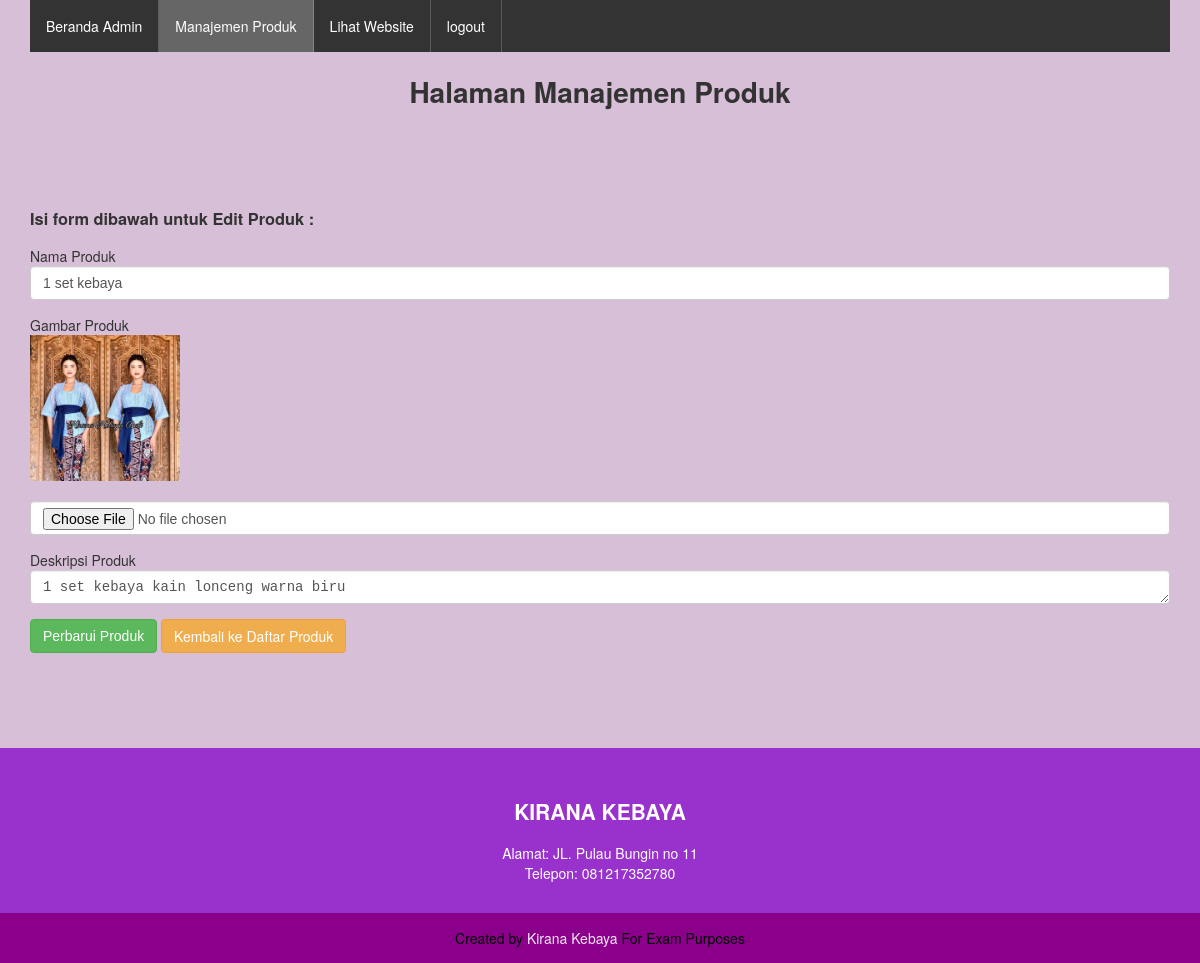
The app's page /admin/edit_produk.php?id=21 (signed in) with its own data.
### tables this page shows
CREATE TABLE `produk` (
  `id` int(11) NOT NULL,
  `nama` varchar(255) NOT NULL,
  `gambar` varchar(255) NOT NULL,
  `deskripsi` text NOT NULL
);

### admin/edit_produk.php (the view, shortened to what this page needs)
<?php
require_once "../configuration/database_connection.php";
$id = $_GET['id'];
$sql = "SELECT * FROM produk WHERE id=$id";
$result = $conn->query($sql);
$row = mysqli_fetch_array($result);
?>
<html>
<head>
    <link rel="stylesheet" type="text/css" href="../styles.css">
    <link rel="stylesheet" type="text/css" href="../plugins/fancybox/jquery.fancybox.css">
</head>
<body>
<div class="container">
    <div class="row">
        <div class="column-12">
            <ul class="daftar-menu">
                <li><a href="../admin">Beranda Admin</a></li>
                <li class="active"><a href="manajemen_produk.php">Manajemen Produk</a></li>
                <li><a href="../index.php" target="_blank">Lihat Website</a></li>
                <li><a href="process/logout.php">logout</a></li>
            </ul>
        </div>
    </div>
    <div class="row">
        <div class="column-12">
            <h1 align="center">Halaman Manajemen Produk</h1>
            <br/>
            <br/>
            <br/>
        </div>
        <div class="column-12">
            <h3>Isi form dibawah untuk Edit Produk :</h3>
            <form action="process/product_update.php?id=<?php echo $id ?>"
method="post" enctype="multipart/form-data">
                <div class="form-group">
                    <label>Nama Produk</label>
                    <input type="text" class="form-control" name="nama" value="<?php echo
$row['nama'] ?>" required>
                </div>
                <div class="form-group">
                    <label>Gambar Produk</label>
                    <br />
                    <img src="../images/<?php echo $row['gambar'] ?>" width="150">
                    <br />
                    <br />
                    <input type="file" class="form-control" name="gambar" value="<?php echo
$row['gambar'] ?>" required>
                </div>
                <div class="form-group">
                    <label>Deskripsi Produk</label>
                    <textarea class="form-control" name="deskripsi" required><?php echo
$row['deskripsi'] ?></textarea>
                </div>
                <div class="form-group">
                    <button type="submit" class="btn btn-success">Perbarui Produk</button>
                    <a href="manajemen_produk.php" class="btn btn-warning">Kembali ke Daftar Produk</a>
                </div>
            </form>
        </div>
    </div>
</div>
<div class="footer">
    <div class="container">
        <div class="row">
            <div class="column-12">
                <h2 align="center">KIRANA KEBAYA</h2>
                <div class="text-center">
                    Alamat: JL. Pulau Bungin no 11
                </div>
                <div class="text-center">
                    Telepon: 081217352780
                </div>
            </div>
        </div>
    </div>
</div>
<div class="footer-credit">
    <div class="container">
        <div class="row">
            <div class="column-12 text-center">
            Created by <a href="https://www.tiktok.com/@kiranakebayabali"
target="_blank">Kirana Kebaya</a> For Exam Purposes
        </div>
        </div>
    </div>
</div>
</body>
</html>

### styles.css (style rules this page uses)
html { font-family: sans-serif; -ms-text-size-adjust: 100%; -webkit-text-size-adjust: 100%; background-color: #ffff; }
body { margin: 0; background-color:#ffff; }
a { background-color: transparent; }
h1 { font-size: 2em; margin: 0,67em 0; }
* { -webkit-box-sizing: border-box; -moz-box-sizing: border-box; box-sizing: border-box; }
*:before, *:after { -webkit-box-sizing: border-box; -moz-box-sizing: border-box; box-sizing: border-box; }
html { font-size: 10px; -webkit-tap-higlight-color: rgba(0,0,0,0); }
body { font-family: "Helvetica Neue", Helvetica, Arial, sans-serif; font-size: 14px; line-height: 1. 42857143; color: #333333; background-color: #D8BFD8; }
.text-center { text-align: center; }
.container { padding-right: 15px; padding-left: 15px; margin-right: auto; margin-left:auto; width: 1170px; }
.row { margin-right: -15px; margin-left: -15px; }
.row:before, .row:after { display: table; content: " "; clear: both; }
.column-1, .column-2, .column-3, .column-4, .column-5, .column-6, .column-7, .column-8, .column-9, .column-10, .column-11, .column-12 { position: relative; min-height: 1px; padding-right: 15px; padding-left: 15px; }
.column-1, .column-2, .column-3, .column-4, .column-5, .column-6, .column-7, .column-8, .column-9, .column-10, .column-11, .column-12 { float: left; }
.column-12 { width: 100%; }
.daftar-menu { list-style-type: none; margin: 0 !important; padding:0; overflow: hidden; background-color: #333333; width: 100%; }
.daftar-menu li { float: left; }
.daftar-menu li a { display: block; color: white; text-align: center; padding: 16px; text-decoration: none; border-right: 1px solid rgba(255, 255, 255, 0.2); }
.footer { margin-top: 80px; background-color: #9932CC; padding-top: 30px; padding-bottom: 30px; color: white; }
.footer-credit { padding: 15px 0; background-color: #8B008B; color: rgb(0, 0, 0); }
.footer-credit a { color: rgba(255,255,255,0.9); text-decoration: none; }
ul.daftar-menu > li.active a { background-color: #666666 !important; }
.form-group { margin-bottom: 15px; }
.form-control { display: block; width: 100%; height: 34px; padding: 6px 12px; font-size: 14px; line-height: 1.42857143; color: #555; background-color: #fff; background-image: none; border: 1px solid #ccc; border-radius: 4px; -webkit-box-shadow: inset 0 1px 1px rgba(0, 0, 0, .075); box-shadow: inset 8 1px 1px rgba(0, 0, 0, .075); -webkit-transition: border-color ease-in-out 15s, -webkit-box-shadow ease-in-out .15s; -o-transition: border-color ease-in-out 15s, box-shadow ease-in-out 15s; transition: border-color ease-in-out.15s, box-shadow ease-in-out 155; }
.btn { display: inline-block; padding: 6px 12px; margin-bottom: 0; font-size: 14px; font-weight: normal; line-height: 1.42857143; text-align: center; white-space: nowrap; vertical-align: middle; -ms-touch-action: manipulation; touch-action: manipulation; cursor: pointer; -webkit-user-select: none; -moz-user-select: none; -ms-user-select: none; user-select: none; background-image: none; border: 1px solid transparent; border-radius: 4px; text-decoration: none; }
.btn-success { color: #fff; background-color: #5cb85c; border-color: #4cae4c; }
.btn-warning { color: #fff; background-color: #f0ad4e; border-color: #eea236; }

### records on screen
produk: nama "1 set kebaya", gambar (picture), deskripsi "1 set kebaya kain lonceng warna biru"
